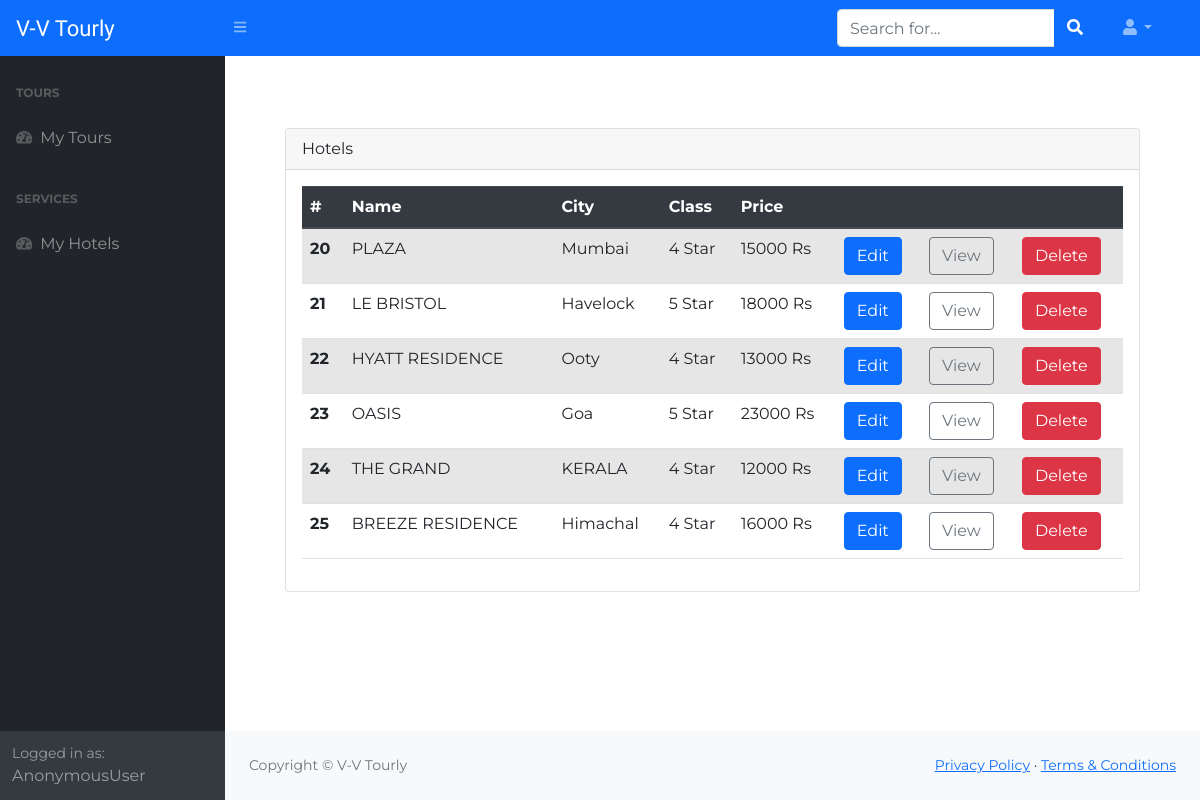
Page /hotel/hotels_list on the committed database.
### web_tech_django/apps/blog/models.py (models this page shows, shortened)
class Hotel(models.Model):
    name = models.CharField('Hotel name', max_length=60)
    city = models.CharField('Hotel city', max_length=60)
    price = models.IntegerField('Price for one person')
    hotelClass = models.IntegerField('Class of the hotel')
    image = models.ImageField('Tour image', upload_to='hotels/')

### web_tech_django/apps/blog/views.py (the view)
# urls.py: path('hotel/hotels_list', views.hotels_list, name = 'hotels_list'),
def hotels_list(request):
    hotels = Hotel.objects.all()
    return render(request, "admin/hotel/hotels_list_admin.html", {'hotels': hotels})

### web_tech_django/templates/admin/hotel/hotels_list_admin.html (shortened to what this page needs)
{% extends 'admin/base_admin.html' %}
{% block content %}
    <div class="container">
        <div class="card">
            <div class="card-header">
                Hotels
            </div>
            <div class="card-body">
                <table class="table table-hover table-striped">
                    <thead class="thead-dark">
                        <tr>
                            <th scope="col">#</th>
                              <th scope="col">Name</th>
                              <th scope="col">City</th>
                              <th scope="col">Class</th>
                              <th scope="col">Price</th>
                              <th scope="col"></th>
                              <th scope="col"></th>
                              <th scope="col"></th>
                        </tr>
                    </thead>
                    <tbody>
                    {% if hotels %}
                        {% for hotel in hotels %}
                                <tr>
                                    <th scope="row">{{ hotel.id }}</th>
                                    <td>{{ hotel.name }}</td>
                                    <td>{{ hotel.city }}</td>
                                    <td>{{ hotel.hotelClass }} Star</td>
                                    <td>{{ hotel.price }} Rs</td>
                                    <td><a href="{% url 'blog:hotel_edit' id=hotel.id %}" class="btn btn-primary">Edit</a></td>
                                    <td><a href="{% url 'blog:hotel_detail_admin' id=hotel.id %}" class="btn btn-outline-secondary">View</a></td>
                                    <td><a href="{% url 'blog:hotel_delete' id=hotel.id %}" class="btn btn-danger">Delete</a></td>
                                </tr>
                        {% endfor %}
                    {% else %}
                        <div>Hotels are not available!</div>
                    {% endif %}
                    </tbody>
                </table>
            </div>
        </div>
    </div>
{% endblock %}

### web_tech_django/static/blog/css/admin.css (style rules this page uses)
body { background-color: #fff; font-family: 'Montserrat', sans-serif; font-size: 16px; -webkit-transition: 0.5s; -o-transition: 0.5s; transition: 0.5s; }

### rows in the picture
Hotel: id "20", name "PLAZA", city "Mumbai", hotelClass "4", price "15000"
Hotel: id "21", name "LE BRISTOL", city "Havelock", hotelClass "5", price "18000"
Hotel: id "22", name "HYATT RESIDENCE", city "Ooty", hotelClass "4", price "13000"
Hotel: id "23", name "OASIS", city "Goa", hotelClass "5", price "23000"
Hotel: id "24", name "THE GRAND", city "KERALA", hotelClass "4", price "12000"
Hotel: id "25", name "BREEZE RESIDENCE", city "Himachal", hotelClass "4", price "16000"

### other values in the picture
{{ user }} "AnonymousUser"
